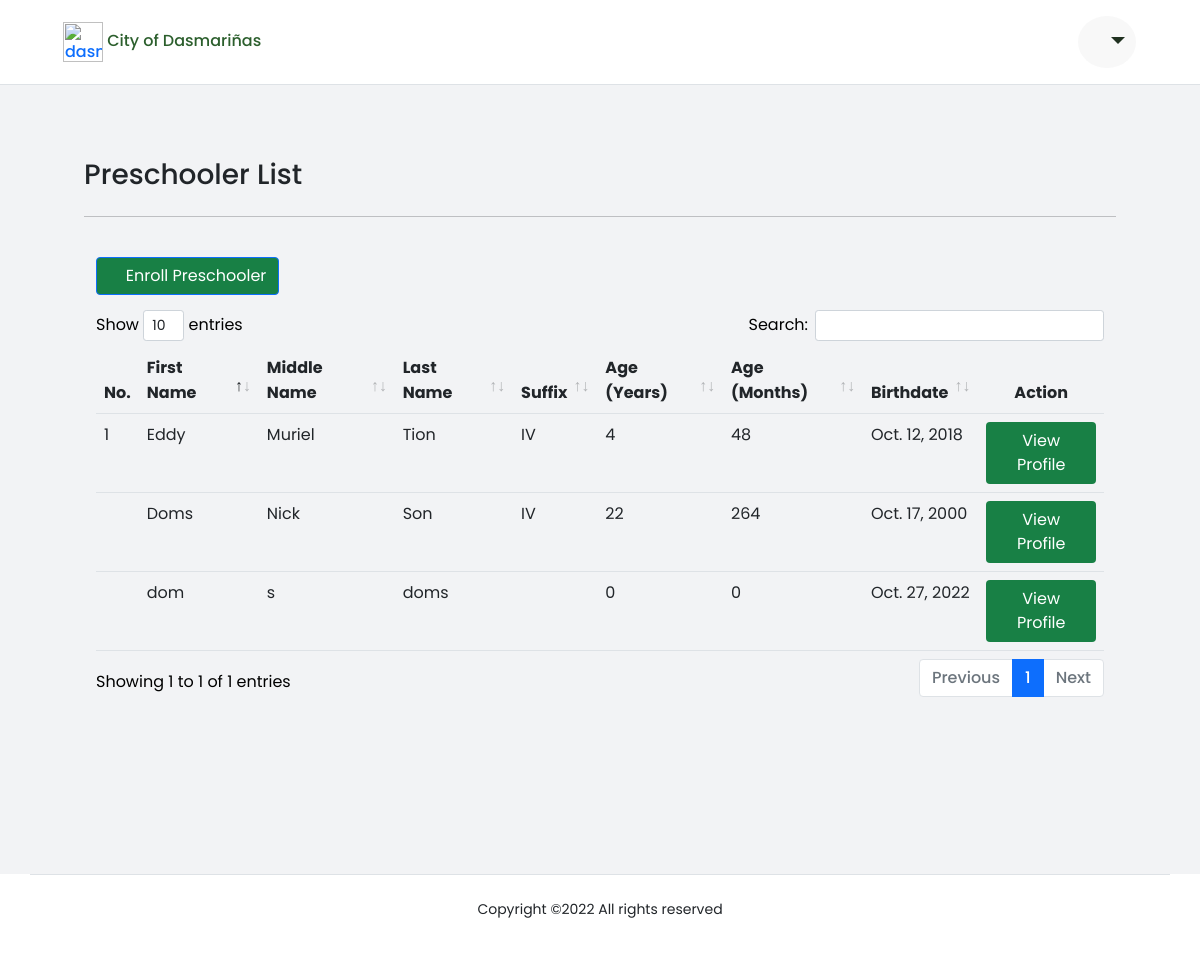
Before: /home (signed in) with the older database file.
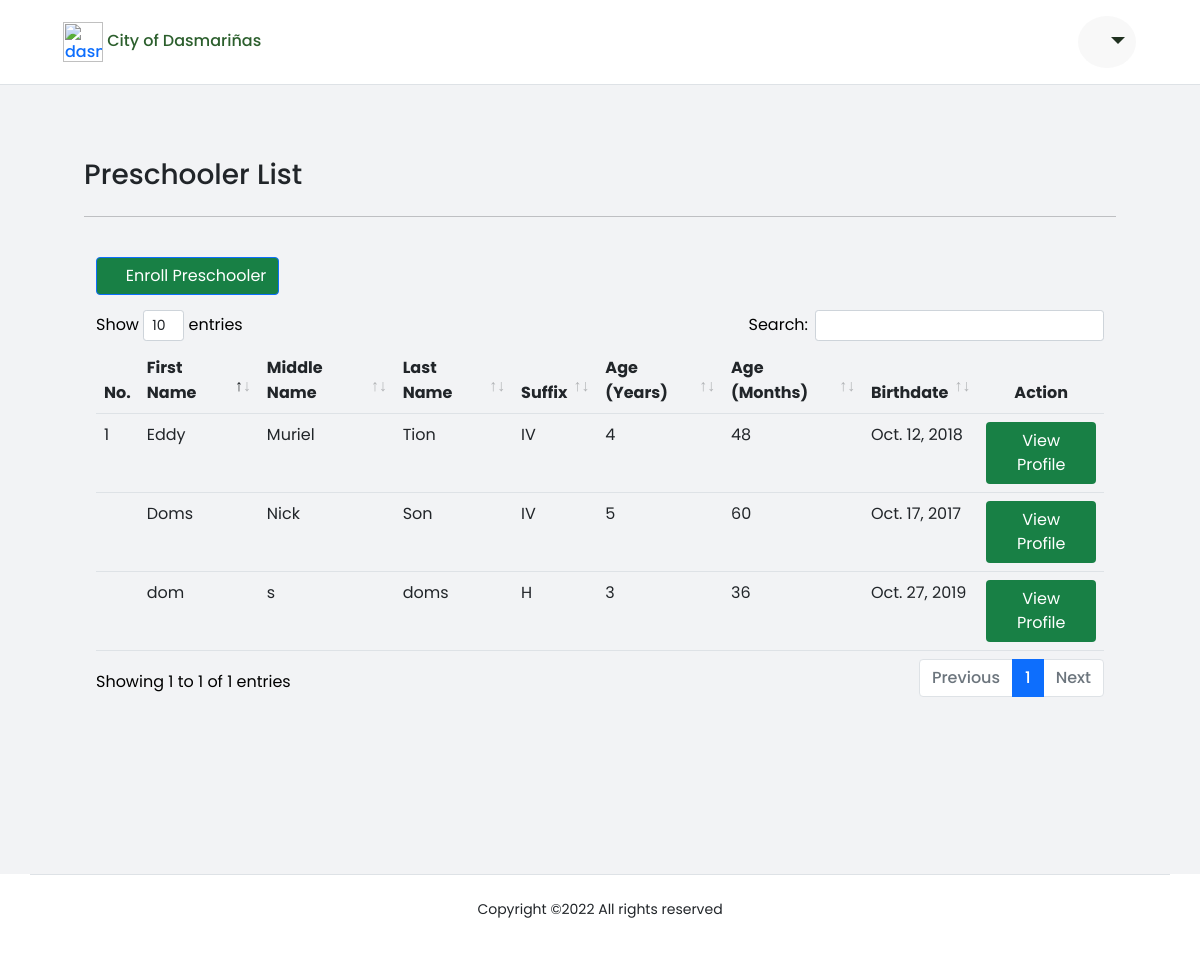
After: the same page with the newer database file.
### profilingApp/models.py (models this page shows, shortened)
class Preschooler(Model):
    GENDER = [('Male', 'Male'),
              ('Female', 'Female'),]
    parent = models.ForeignKey(Parent, on_delete=CASCADE)
    first_name = models.CharField(max_length=100)
    last_name = models.CharField(max_length=100)
    middle_name = models.CharField(max_length=100)
    suffix_name = models.CharField(max_length=100)
    birthday = models.DateField(null=True, blank=True)
    height = models.FloatField(null=True, validators=[MinValueValidator(45.0), MaxValueValidator(120.0)])
    weight = models.FloatField(null=True, validators=[MinValueValidator(1.0), MaxValueValidator(28.0)])
    gender = models.CharField(max_length=100, choices=GENDER, null=True)
    date_measured = models.DateField(null=True, blank=True)
    def age_years(self):
        return int(date.today().year - self.birthday.year)
    def age_months(self):
        return int((date.today().year - self.birthday.year) * 12)

### profilingApp/views.py (the view, shortened to what this page needs)
# urls.py: path('home', views.parent_home, name='parent_home'),
@login_required(login_url='login_registration')
def parent_home(request):
    parent_user = Parent.objects.get(user_id=request.user.id)
    preschooler = Preschooler.objects.filter(parent=parent_user)
    context = {'preschoolers': preschooler}
    return render(request, 'activities/Parent Home.html', context)

### profilingApp/templates/activities/Parent Home.html (shortened to what the changed rows need)
{% load static %}
<html lang="en">
<head>
    <link rel="stylesheet" href="{% static '/CSS/DataTables/datatables.min.css' %}">
    <link rel="stylesheet" href="{% static '/CSS/styles.css' %}">
    <link rel="stylesheet" href="{% static '/CSS/font-awesome/css/all.min.css' %}">
    <link rel="stylesheet" href="{% static '/CSS/css/bootstrap.min.css' %}">
</head>
<body>
    <div id="grid" class="container-fluid" style="padding:7%; margin-top:50px;">
    <div class="container text-black">
        <div class="row">
            <div class="col">
                <div class="table-responsive">
                    <table class="table table-hover table-cell-border" id="preschoolers_table">
                        <thead>
                            <tr>
                                <th scope="col">No.</th>
                                <th scope="col">First Name</th>
                                <th scope="col">Middle Name</th>
                                <th scope="col">Last Name</th>
                                <th scope="col">Suffix</th>
                                <th scope="col">Age (Years)</th>
                                <th scope="col">Age (Months)</th>
                                <th scope="col">Birthdate</th>
                                <th scope="col" class="nosort text-center">Action</th>
                            </tr>
                        </thead>
                            {% for preschooler in preschoolers %}
                            <tr>
                                <td></td>
                                <td>{{ preschooler.first_name }}</td>
                                <td>{{ preschooler.middle_name }}</td>
                                <td>{{ preschooler.last_name }}</td>
                                <td>{{ preschooler.suffix_name }}</td>
                                <td>{{ preschooler.age_years }}</td>
                                <td>{{ preschooler.age_months }}</td>
                                <td>{{ preschooler.birthday }}</td>
                                <td style="text-align: center;">
                                    <div>
                                        <a href="{% url 'parent_preschooler' preschooler.id %}"><button type="button" style="background-color: #188045; color: white;" class="btn">View Profile</button></a>
                                    </div>
                                </td>
                            </tr>
                        {% endfor %}
                    </table>
                </div>
            </div>
        </div>
    </div>
    </div>
</body>

Changed rows visible on the page:
changed Preschooler "Doms": age_years "22" → "5"; age_months "264" → "60"; birthday "Oct. 17, 2000" → "Oct. 17, 2017"
changed Preschooler "dom": suffix_name (not shown) → "H"; age_years "0" → "3"; age_months "0" → "36"; birthday "Oct. 27, 2022" → "Oct. 27, 2019"
